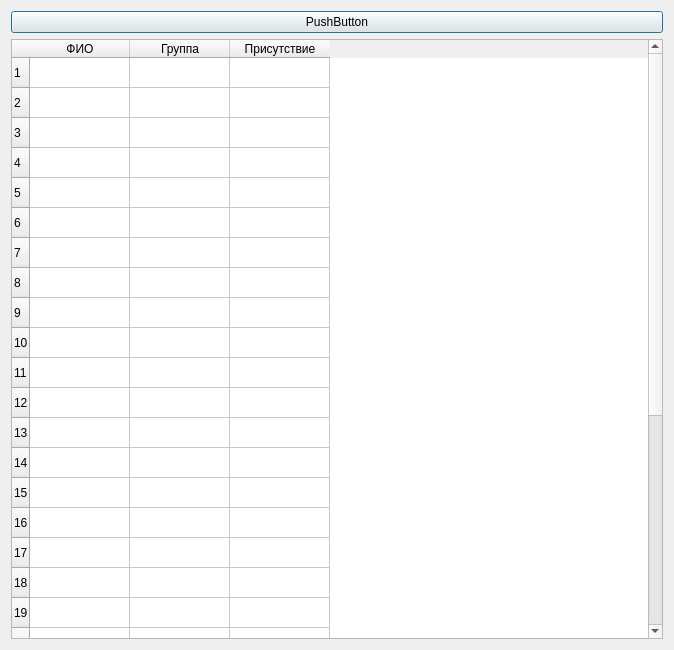
<?xml version="1.0" encoding="UTF-8"?>
<ui version="4.0">
 <class>createFoto</class>
 <widget class="QDialog" name="createFoto">
  <property name="geometry">
   <rect>
    <x>0</x>
    <y>0</y>
    <width>674</width>
    <height>650</height>
   </rect>
  </property>
  <property name="windowTitle">
   <string>Dialog</string>
  </property>
  <layout class="QVBoxLayout" name="verticalLayout_2">
   <item>
    <layout class="QVBoxLayout" name="verticalLayout">
     <item>
      <widget class="QPushButton" name="pushButton">
       <property name="text">
        <string>PushButton</string>
       </property>
      </widget>
     </item>
    </layout>
   </item>
   <item>
    <widget class="QTableWidget" name="tableWidget">
     <property name="rowCount">
      <number>30</number>
     </property>
     <row/>
     <row/>
     <row/>
     <row/>
     <row/>
     <row/>
     <row/>
     <row/>
     <row/>
     <row/>
     <row/>
     <row/>
     <row/>
     <row/>
     <row/>
     <row/>
     <row/>
     <row/>
     <row/>
     <row/>
     <row/>
     <row/>
     <row/>
     <row/>
     <row/>
     <row/>
     <row/>
     <row/>
     <row/>
     <row/>
     <column>
      <property name="text">
       <string>ФИО</string>
      </property>
     </column>
     <column>
      <property name="text">
       <string>Группа</string>
      </property>
     </column>
     <column>
      <property name="text">
       <string>Присутствие</string>
      </property>
     </column>
    </widget>
   </item>
  </layout>
 </widget>
 <resources/>
 <connections/>
</ui>
